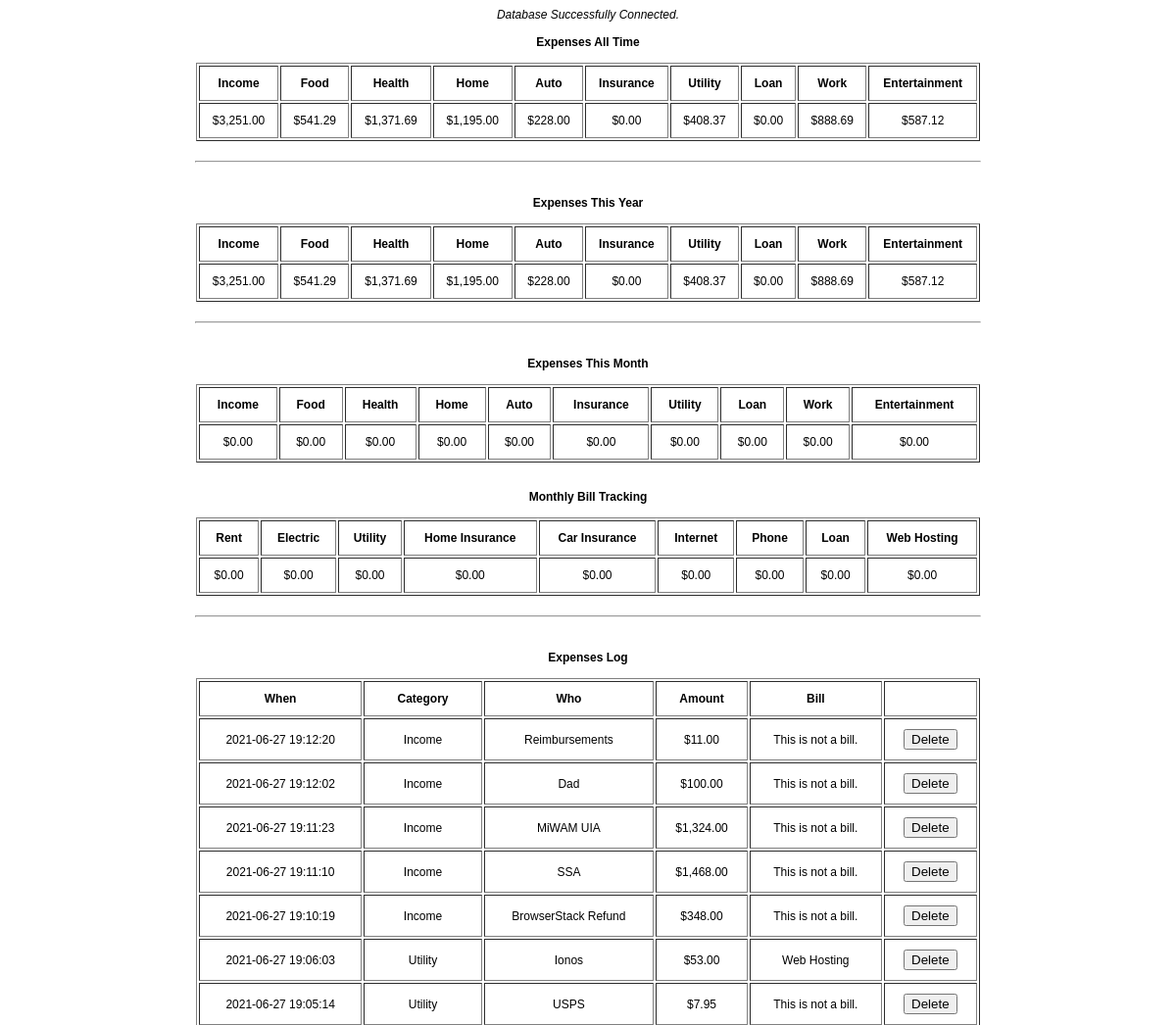
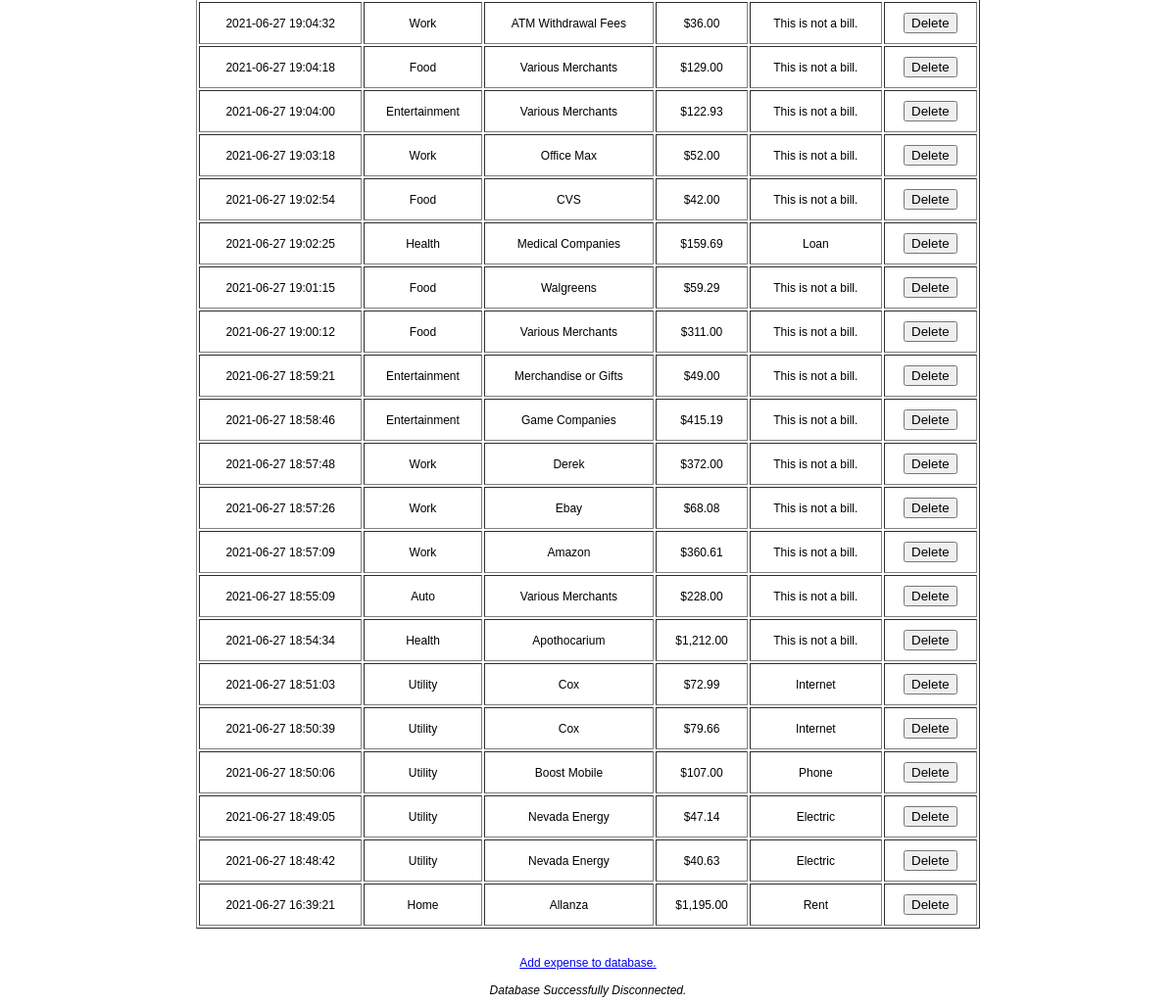
The page / on the database its author committed (2 pictures, top to bottom).
### tables this page shows
CREATE TABLE IF NOT EXISTS `expenses` (
  `UID` datetime NOT NULL,
  `Category` text NOT NULL,
  `Who` text NOT NULL,
  `Amount` text NOT NULL,
  `Bill` text NOT NULL,
  PRIMARY KEY (`UID`)
);

### index.php (the view, shortened to what this page needs)
<!doctype html>
<html>
<head>
<link href="style.css" rel="stylesheet" />
</head>
<body>
<?php
include('header.php');
if($conn == true){
echo '<center><strong>Expenses All Time</strong></center><br/>';
echo '<table border="1" cellpadding="10" align="center">';
echo '<tr><td align="center"><strong>Income</strong></td><td align="center"><strong>Food</strong></td><td align="center"><strong>Health</strong></td><td align="center"><strong>Home</strong></td><td><strong>Auto</strong></td><td><strong>Insurance</strong></td><td><strong>Utility</strong></td><td><strong>Loan</strong></td><td><strong>Work</strong></td><td><strong>Entertainment</strong></td></tr>';
echo '<tr><td>';
$sql = "SELECT SUM(`Amount`) AS value_sum FROM `expenses` WHERE `Category` = 'Income'";
$result = mysqli_query($conn, $sql);
$row = mysqli_fetch_assoc($result);
echo '$' . number_format($row['value_sum'], 2, '.', ',');
echo '</td><td>';
$sql = "SELECT SUM(`Amount`) AS value_sum FROM `expenses` WHERE `Category` = 'Food'";
$result = mysqli_query($conn, $sql);
$row = mysqli_fetch_assoc($result);
echo '$' . number_format($row['value_sum'], 2, '.', ',');
echo '</td><td>';
$sql = "SELECT SUM(`Amount`) AS value_sum FROM `expenses` WHERE `Category` = 'Health'";
$result = mysqli_query($conn, $sql);
$row = mysqli_fetch_assoc($result);
echo '$' . number_format($row['value_sum'], 2, '.', ',');
echo '</td><td>';
$sql = "SELECT SUM(`Amount`) AS value_sum FROM `expenses` WHERE `Category` = 'Home'";
$result = mysqli_query($conn, $sql);
$row = mysqli_fetch_assoc($result);
echo '$' . number_format($row['value_sum'], 2, '.', ',');
echo '</td><td>';
$sql = "SELECT SUM(`Amount`) AS value_sum FROM `expenses` WHERE `Category` = 'Auto'";
$result = mysqli_query($conn, $sql);
$row = mysqli_fetch_assoc($result);
echo '$' . number_format($row['value_sum'], 2, '.', ',');
echo '</td><td>';
$sql = "SELECT SUM(`Amount`) AS value_sum FROM `expenses` WHERE `Category` = 'Insurance'";
$result = mysqli_query($conn, $sql);
$row = mysqli_fetch_assoc($result);
echo '$' . number_format($row['value_sum'], 2, '.', ',');
echo '</td><td>';
$sql = "SELECT SUM(`Amount`) AS value_sum FROM `expenses` WHERE `Category` = 'Utility'";
$result = mysqli_query($conn, $sql);
$row = mysqli_fetch_assoc($result);
echo '$' . number_format($row['value_sum'], 2, '.', ',');
echo '</td><td>';
$sql = "SELECT SUM(`Amount`) AS value_sum FROM `expenses` WHERE `Category` = 'Loan'";
$result = mysqli_query($conn, $sql);
$row = mysqli_fetch_assoc($result);
echo '$' . number_format($row['value_sum'], 2, '.', ',');
echo '</td><td>';
$sql = "SELECT SUM(`Amount`) AS value_sum FROM `expenses` WHERE `Category` = 'Work'";
$result = mysqli_query($conn, $sql);
$row = mysqli_fetch_assoc($result);
echo '$' . number_format($row['value_sum'], 2, '.', ',');
echo '</td><td>';
$sql = "SELECT SUM(`Amount`) AS value_sum FROM `expenses` WHERE `Category` = 'Entertainment'";
$result = mysqli_query($conn, $sql);
$row = mysqli_fetch_assoc($result);
echo '$' . number_format($row['value_sum'], 2, '.', ',');
echo '</td></tr>';
echo '</table><br/><hr/><br/><br/>';
echo '<center><strong>Expenses This Year</strong></center><br/>';
echo '<table border="1" cellpadding="10" align="center">';
echo '<tr><td align="center"><strong>Income</strong></td><td align="center"><strong>Food</strong></td><td align="center"><strong>Health</strong></td><td align="center"><strong>Home</strong></td><td><strong>Auto</strong></td><td><strong>Insurance</strong></td><td><strong>Utility</strong></td><td><strong>Loan</strong></td><td><strong>Work</strong></td><td><strong>Entertainment</strong></td></tr>';
echo '<tr><td>';
$sql = "SELECT SUM(`Amount`) AS value_sum FROM `expenses` WHERE `Category` = 'Income' AND YEAR(UID) = YEAR(CURRENT_DATE())";
$result = mysqli_query($conn, $sql);
$row = mysqli_fetch_assoc($result);
echo '$' . number_format($row['value_sum'], 2, '.', ',');
echo '</td><td>';
$sql = "SELECT SUM(`Amount`) AS value_sum FROM `expenses` WHERE `Category` = 'Food' AND YEAR(UID) = YEAR(CURRENT_DATE())";
$result = mysqli_query($conn, $sql);
$row = mysqli_fetch_assoc($result);
echo '$' . number_format($row['value_sum'], 2, '.', ',');
echo '</td><td>';
$sql = "SELECT SUM(`Amount`) AS value_sum FROM `expenses` WHERE `Category` = 'Health' AND YEAR(UID) = YEAR(CURRENT_DATE())";
$result = mysqli_query($conn, $sql);
$row = mysqli_fetch_assoc($result);
echo '$' . number_format($row['value_sum'], 2, '.', ',');
echo '</td><td>';
$sql = "SELECT SUM(`Amount`) AS value_sum FROM `expenses` WHERE `Category` = 'Home' AND YEAR(UID) = YEAR(CURRENT_DATE())";
$result = mysqli_query($conn, $sql);
$row = mysqli_fetch_assoc($result);
echo '$' . number_format($row['value_sum'], 2, '.', ',');
echo '</td><td>';
$sql = "SELECT SUM(`Amount`) AS value_sum FROM `expenses` WHERE `Category` = 'Auto' AND YEAR(UID) = YEAR(CURRENT_DATE())";
$result = mysqli_query($conn, $sql);
$row = mysqli_fetch_assoc($result);
echo '$' . number_format($row['value_sum'], 2, '.', ',');
echo '</td><td>';
$sql = "SELECT SUM(`Amount`) AS value_sum FROM `expenses` WHERE `Category` = 'Insurance' AND YEAR(UID) = YEAR(CURRENT_DATE())";
$result = mysqli_query($conn, $sql);
$row = mysqli_fetch_assoc($result);
echo '$' . number_format($row['value_sum'], 2, '.', ',');
echo '</td><td>';
$sql = "SELECT SUM(`Amount`) AS value_sum FROM `expenses` WHERE `Category` = 'Utility' AND YEAR(UID) = YEAR(CURRENT_DATE())";
$result = mysqli_query($conn, $sql);
$row = mysqli_fetch_assoc($result);
echo '$' . number_format($row['value_sum'], 2, '.', ',');
echo '</td><td>';
$sql = "SELECT SUM(`Amount`) AS value_sum FROM `expenses` WHERE `Category` = 'Loan' AND YEAR(UID) = YEAR(CURRENT_DATE())";
$result = mysqli_query($conn, $sql);
$row = mysqli_fetch_assoc($result);
echo '$' . number_format($row['value_sum'], 2, '.', ',');
echo '</td><td>';
$sql = "SELECT SUM(`Amount`) AS value_sum FROM `expenses` WHERE `Category` = 'Work' AND YEAR(UID) = YEAR(CURRENT_DATE())";
$result = mysqli_query($conn, $sql);
$row = mysqli_fetch_assoc($result);
echo '$' . number_format($row['value_sum'], 2, '.', ',');
echo '</td><td>';
$sql = "SELECT SUM(`Amount`) AS value_sum FROM `expenses` WHERE `Category` = 'Entertainment' AND YEAR(UID) = YEAR(CURRENT_DATE())";
$result = mysqli_query($conn, $sql);
$row = mysqli_fetch_assoc($result);
echo '$' . number_format($row['value_sum'], 2, '.', ',');
echo '</td></tr>';
echo '</table><br/><hr/><br/><br/>';
echo '<center><strong>Expenses This Month</strong></center><br/>';
echo '<table border="1" cellpadding="10" align="center">';
echo '<tr><td align="center"><strong>Income</strong></td><td align="center"><strong>Food</strong></td><td align="center"><strong>Health</strong></td><td align="center"><strong>Home</strong></td><td><strong>Auto</strong></td><td><strong>Insurance</strong></td><td><strong>Utility</strong></td><td><strong>Loan</strong></td><td><strong>Work</strong></td><td><strong>Entertainment</strong></td></tr>';
echo '<tr><td>';
$sql = "SELECT SUM(`Amount`) AS value_sum FROM `expenses` WHERE `Category` = 'Income' AND MONTH(UID) = MONTH(CURRENT_DATE())";
$result = mysqli_query($conn, $sql);
$row = mysqli_fetch_assoc($result);
echo '$' . number_format($row['value_sum'], 2, '.', ',');
echo '</td><td>';
$sql = "SELECT SUM(`Amount`) AS value_sum FROM `expenses` WHERE `Category` = 'Food' AND MONTH(UID) = MONTH(CURRENT_DATE())";
$result = mysqli_query($conn, $sql);
$row = mysqli_fetch_assoc($result);
echo '$' . number_format($row['value_sum'], 2, '.', ',');
echo '</td><td>';
$sql = "SELECT SUM(`Amount`) AS value_sum FROM `expenses` WHERE `Category` = 'Health' AND MONTH(UID) = MONTH(CURRENT_DATE())";
$result = mysqli_query($conn, $sql);
$row = mysqli_fetch_assoc($result);
echo '$' . number_format($row['value_sum'], 2, '.', ',');
echo '</td><td>';
$sql = "SELECT SUM(`Amount`) AS value_sum FROM `expenses` WHERE `Category` = 'Home' AND MONTH(UID) = MONTH(CURRENT_DATE())";
$result = mysqli_query($conn, $sql);
$row = mysqli_fetch_assoc($result);
echo '$' . number_format($row['value_sum'], 2, '.', ',');
echo '</td><td>';
$sql = "SELECT SUM(`Amount`) AS value_sum FROM `expenses` WHERE `Category` = 'Auto' AND MONTH(UID) = MONTH(CURRENT_DATE())";
$result = mysqli_query($conn, $sql);
$row = mysqli_fetch_assoc($result);
echo '$' . number_format($row['value_sum'], 2, '.', ',');
echo '</td><td>';
$sql = "SELECT SUM(`Amount`) AS value_sum FROM `expenses` WHERE `Category` = 'Insurance' AND MONTH(UID) = MONTH(CURRENT_DATE())";
$result = mysqli_query($conn, $sql);
$row = mysqli_fetch_assoc($result);
echo '$' . number_format($row['value_sum'], 2, '.', ',');
echo '</td><td>';
$sql = "SELECT SUM(`Amount`) AS value_sum FROM `expenses` WHERE `Category` = 'Utility' AND MONTH(UID) = MONTH(CURRENT_DATE())";
$result = mysqli_query($conn, $sql);
$row = mysqli_fetch_assoc($result);
echo '$' . number_format($row['value_sum'], 2, '.', ',');
echo '</td><td>';
$sql = "SELECT SUM(`Amount`) AS value_sum FROM `expenses` WHERE `Category` = 'Loan' AND MONTH(UID) = MONTH(CURRENT_DATE())";
$result = mysqli_query($conn, $sql);
$row = mysqli_fetch_assoc($result);
echo '$' . number_format($row['value_sum'], 2, '.', ',');
echo '</td><td>';
$sql = "SELECT SUM(`Amount`) AS value_sum FROM `expenses` WHERE `Category` = 'Work' AND MONTH(UID) = MONTH(CURRENT_DATE())";
$result = mysqli_query($conn, $sql);
$row = mysqli_fetch_assoc($result);
echo '$' . number_format($row['value_sum'], 2, '.', ',');
echo '</td><td>';
$sql = "SELECT SUM(`Amount`) AS value_sum FROM `expenses` WHERE `Category` = 'Entertainment' AND MONTH(UID) = MONTH(CURRENT_DATE())";
$result = mysqli_query($conn, $sql);
$row = mysqli_fetch_assoc($result);
echo '$' . number_format($row['value_sum'], 2, '.', ',');
echo '</td></tr>';
echo '</table><br/><br/>';
echo '<center><strong>Monthly Bill Tracking</strong></center><br/>';
echo '<table border="1" cellpadding="10" align="center">';
echo '<tr><td align="center"><strong>Rent</strong></td><td align="center"><strong>Electric</strong></td><td align="center"><strong>Utility</strong></td><td><strong>Home Insurance</strong></td><td><strong>Car Insurance</strong></td><td><strong>Internet</strong></td><td><strong>Phone</strong></td><td><strong>Loan</strong></td><td><strong>Web Hosting</strong></td></tr>';
echo '<tr><td>';
$sql = "SELECT SUM(`Amount`) AS value_sum FROM `expenses` WHERE `Bill` = 'Rent' AND MONTH(UID) = MONTH(CURRENT_DATE())";
$result = mysqli_query($conn, $sql);
$row = mysqli_fetch_assoc($result);
echo '$' . number_format($row['value_sum'], 2, '.', ',');
echo '</td><td>';
$sql = "SELECT SUM(`Amount`) AS value_sum FROM `expenses` WHERE `Bill` = 'Electric' AND MONTH(UID) = MONTH(CURRENT_DATE())";
$result = mysqli_query($conn, $sql);
$row = mysqli_fetch_assoc($result);
echo '$' . number_format($row['value_sum'], 2, '.', ',');
echo '</td><td>';
$sql = "SELECT SUM(`Amount`) AS value_sum FROM `expenses` WHERE `Bill` = 'Utility' AND MONTH(UID) = MONTH(CURRENT_DATE())";
$result = mysqli_query($conn, $sql);
$row = mysqli_fetch_assoc($result);
echo '$' . number_format($row['value_sum'], 2, '.', ',');
echo '</td><td>';
$sql = "SELECT SUM(`Amount`) AS value_sum FROM `expenses` WHERE `Bill` = 'Home Insurance' AND MONTH(UID) = MONTH(CURRENT_DATE())";
$result = mysqli_query($conn, $sql);
$row = mysqli_fetch_assoc($result);
echo '$' . number_format($row['value_sum'], 2, '.', ',');
echo '</td><td>';
$sql = "SELECT SUM(`Amount`) AS value_sum FROM `expenses` WHERE `Bill` = 'Car Insurance' AND MONTH(UID) = MONTH(CURRENT_DATE())";
$result = mysqli_query($conn, $sql);
$row = mysqli_fetch_assoc($result);
echo '$' . number_format($row['value_sum'], 2, '.', ',');
echo '</td><td>';
$sql = "SELECT SUM(`Amount`) AS value_sum FROM `expenses` WHERE `Bill` = 'Internet' AND MONTH(UID) = MONTH(CURRENT_DATE())";
$result = mysqli_query($conn, $sql);
$row = mysqli_fetch_assoc($result);
echo '$' . number_format($row['value_sum'], 2, '.', ',');
echo '</td><td>';
$sql = "SELECT SUM(`Amount`) AS value_sum FROM `expenses` WHERE `Bill` = 'Phone' AND MONTH(UID) = MONTH(CURRENT_DATE())";
$result = mysqli_query($conn, $sql);
$row = mysqli_fetch_assoc($result);
echo '$' . number_format($row['value_sum'], 2, '.', ',');
echo '</td><td>';
$sql = "SELECT SUM(`Amount`) AS value_sum FROM `expenses` WHERE `Bill` = 'Loan' AND MONTH(UID) = MONTH(CURRENT_DATE())";
$result = mysqli_query($conn, $sql);
$row = mysqli_fetch_assoc($result);
echo '$' . number_format($row['value_sum'], 2, '.', ',');
echo '</td><td>';
$sql = "SELECT SUM(`Amount`) AS value_sum FROM `expenses` WHERE `Bill` = 'Web Hosting' AND MONTH(UID) = MONTH(CURRENT_DATE())";
$result = mysqli_query($conn, $sql);
$row = mysqli_fetch_assoc($result);
echo '$' . number_format($row['value_sum'], 2, '.', ',');
echo '</td></tr>';
echo '</table><br/><hr/><br/><br/>';
echo '<center><strong>Expenses Log</strong></center><br/>';
$sql = "SELECT * FROM `expenses` ORDER BY UID DESC";
$result = mysqli_query($conn, $sql);
$row = mysqli_fetch_assoc($result);
if($row == null){
echo '<table border="1" cellpadding="10" align="center"><tr><td align="center">';
echo 'No expenses to display.<br/>';
echo '</td></tr></table>';
} else {
echo '<table id="expenses" border="1" cellpadding="10" align="center">';
echo '<tr><td align="center"><strong>When</strong></td><td><strong>Category</strong></td><td align="center"><strong>Who</strong></td><td align="center"><strong>Amount</strong></td><td align="center"><strong>Bill</strong></td><td></td></tr>';
echo'<tbody>';
foreach($result as $row){
echo '<tr><td class="x"><form action="delete/" method="post"><input type="hidden" name="uid" value="' . $row['UID'] . '" />' . $row['UID'] . '</td><td>' . $row['Category'] . '</td><td>' . $row['Who'] . '</td><td>' . '$' . number_format($row['Amount'], 2, '.', ',') . '</td><td>' . $row['Bill'] . '</td><td><input type="submit" name="delete" value="Delete"/></form></td></tr>';}
echo '</tbody></table><br/>';
}
echo '<br/>';
echo '<center><a href="add/">Add expense to database.</a></center>';
} else {
echo '<br/>';
echo 'Error: ' . $sql . '<br/>' . mysqli_error($conn);}
include('footer.php');
?>
</body>
</html>

### header.php (shortened to what this page needs)
<?php
$server = 'localhost';
$user = 'root';
$pass = '';
$database = 'expendor';
$conn = mysqli_connect($server, $user, $pass, $database);
if($conn == true){echo '<center><em>Database Successfully Connected.</em></center>';}
echo '<br/>';
?>

### footer.php (shortened to what this page needs)
<?php
echo '<br/>';
if($conn !== true){echo '<center><em>Database Successfully Disconnected.</em></center>';}
?>

### style.css (style rules this page uses)
body { font-family: sans-serif; font-size: 12px; }
table { max-width: 50%; min-width: 800px; text-align: center; }
hr { width: 800px; }
.x { -webkit-touch-callout: none; -webkit-user-select: none; -khtml-user-select: none; -moz-user-select: none; -ms-user-select: none; user-select: none; }

### rows shown on the page
expenses: UID "2021-06-27 19:12:20", Category "Income", Who "Reimbursements", Amount "11.00", Bill "This is not a bill."
expenses: UID "2021-06-27 19:12:02", Category "Income", Who "Dad", Amount "100.00", Bill "This is not a bill."
expenses: UID "2021-06-27 19:11:23", Category "Income", Who "MiWAM UIA", Amount "1,324.00", Bill "This is not a bill."
expenses: UID "2021-06-27 19:11:10", Category "Income", Who "SSA", Amount "1,468.00", Bill "This is not a bill."
expenses: UID "2021-06-27 19:10:19", Category "Income", Who "BrowserStack Refund", Amount "348.00", Bill "This is not a bill."
expenses: UID "2021-06-27 19:06:03", Category "Utility", Who "Ionos", Amount "53.00", Bill "Web Hosting"
expenses: UID "2021-06-27 19:05:14", Category "Utility", Who "USPS", Amount "7.95", Bill "This is not a bill."
expenses: UID "2021-06-27 19:04:32", Category "Work", Who "ATM Withdrawal Fees", Amount "36.00", Bill "This is not a bill."
expenses: UID "2021-06-27 19:04:18", Category "Food", Who "Various Merchants", Amount "129.00", Bill "This is not a bill."
expenses: UID "2021-06-27 19:04:00", Category "Entertainment", Who "Various Merchants", Amount "122.93", Bill "This is not a bill."
expenses: UID "2021-06-27 19:03:18", Category "Work", Who "Office Max", Amount "52.00", Bill "This is not a bill."
expenses: UID "2021-06-27 19:02:54", Category "Food", Who "CVS", Amount "42.00", Bill "This is not a bill."
expenses: UID "2021-06-27 19:02:25", Category "Health", Who "Medical Companies", Amount "159.69", Bill "Loan"
expenses: UID "2021-06-27 19:01:15", Category "Food", Who "Walgreens", Amount "59.29", Bill "This is not a bill."
expenses: UID "2021-06-27 19:00:12", Category "Food", Who "Various Merchants", Amount "311.00", Bill "This is not a bill."
expenses: UID "2021-06-27 18:59:21", Category "Entertainment", Who "Merchandise or Gifts", Amount "49.00", Bill "This is not a bill."
expenses: UID "2021-06-27 18:58:46", Category "Entertainment", Who "Game Companies", Amount "415.19", Bill "This is not a bill."
expenses: UID "2021-06-27 18:57:48", Category "Work", Who "Derek", Amount "372.00", Bill "This is not a bill."
expenses: UID "2021-06-27 18:57:26", Category "Work", Who "Ebay", Amount "68.08", Bill "This is not a bill."
expenses: UID "2021-06-27 18:57:09", Category "Work", Who "Amazon", Amount "360.61", Bill "This is not a bill."
expenses: UID "2021-06-27 18:55:09", Category "Auto", Who "Various Merchants", Amount "228.00", Bill "This is not a bill."
expenses: UID "2021-06-27 18:54:34", Category "Health", Who "Apothocarium", Amount "1,212.00", Bill "This is not a bill."
expenses: UID "2021-06-27 18:51:03", Category "Utility", Who "Cox", Amount "72.99", Bill "Internet"
expenses: UID "2021-06-27 18:50:39", Category "Utility", Who "Cox", Amount "79.66", Bill "Internet"
expenses: UID "2021-06-27 18:50:06", Category "Utility", Who "Boost Mobile", Amount "107.00", Bill "Phone"
expenses: UID "2021-06-27 18:49:05", Category "Utility", Who "Nevada Energy", Amount "47.14", Bill "Electric"
expenses: UID "2021-06-27 18:48:42", Category "Utility", Who "Nevada Energy", Amount "40.63", Bill "Electric"
expenses: UID "2021-06-27 16:39:21", Category "Home", Who "Allanza", Amount "1,195.00", Bill "Rent"

### other values the page prints
$row['value_sum'] "3,251.00"
$row['value_sum'] "541.29"
$row['value_sum'] "1,371.69"
$row['value_sum'] "1,195.00"
$row['value_sum'] "228.00"
$row['value_sum'] "0.00"
$row['value_sum'] "408.37"
$row['value_sum'] "888.69"
$row['value_sum'] "587.12"
